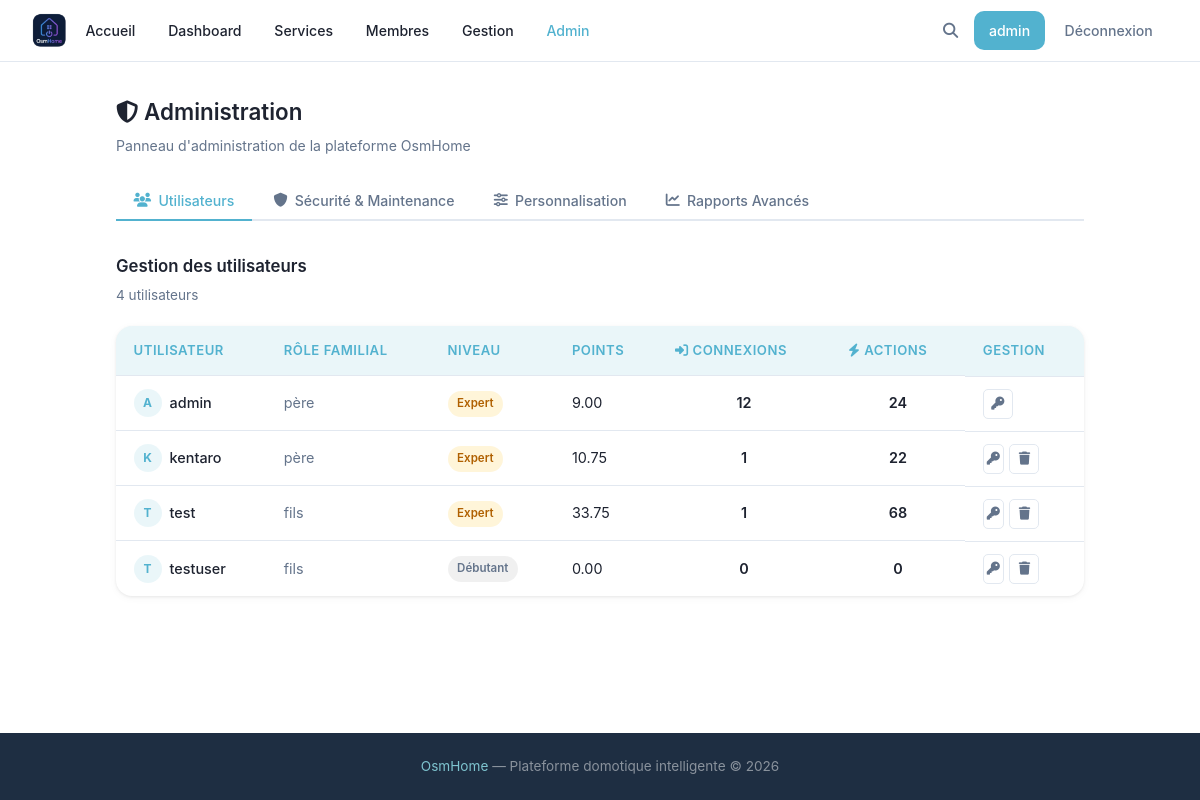
Before: /admin (signed in) with the older database file.
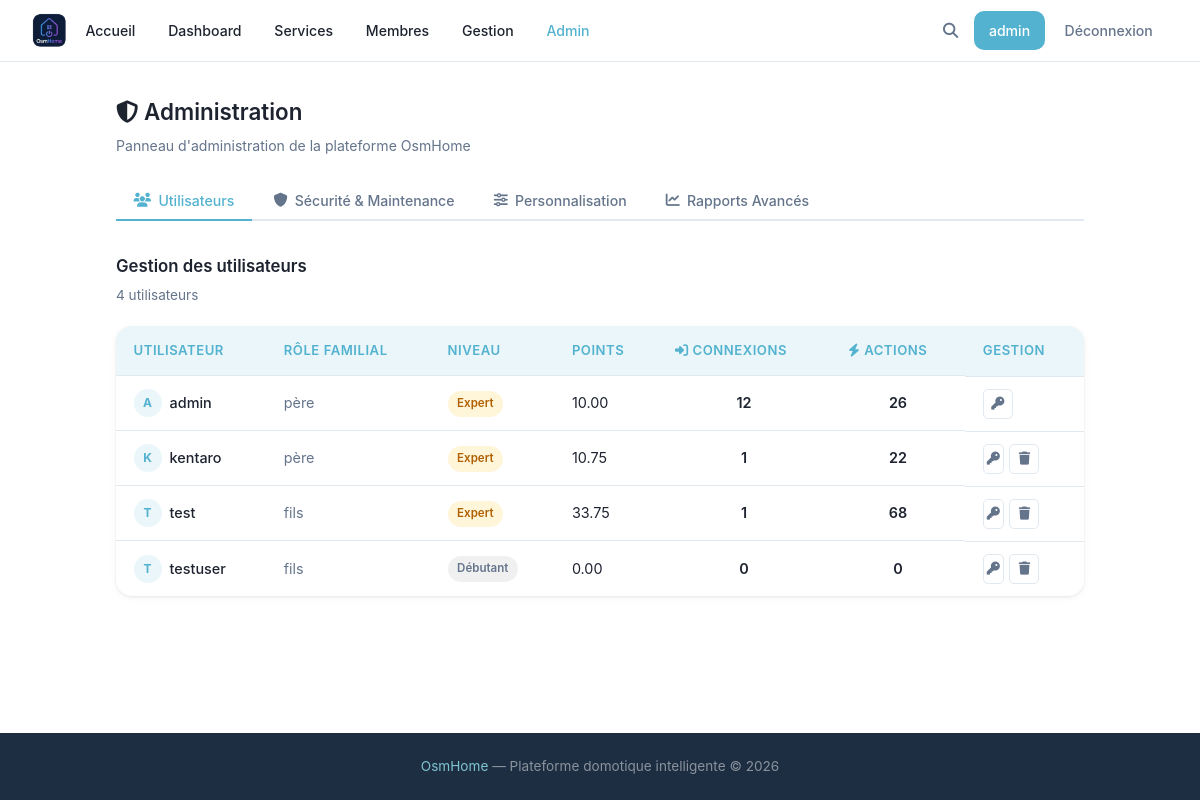
After: the same page with the newer database file.
### tables this page shows
CREATE TABLE users (
            id INTEGER PRIMARY KEY AUTOINCREMENT,
            username TEXT UNIQUE NOT NULL,
            password TEXT NOT NULL,
            lastname TEXT,
            firstname TEXT,
            age INTEGER,
            gender TEXT,
            birthdate TEXT,
            member_type TEXT,
            photo TEXT,
            level TEXT DEFAULT 'debutant',
            points REAL DEFAULT 0,
            email TEXT,
            email_verified INTEGER DEFAULT 0,
            role TEXT DEFAULT 'simple'
        , actions INTEGER DEFAULT 0, verification_token TEXT);

### main.py (the view)
@app.route('/admin')
def admin():
    if not _is_admin():
        flask.abort(403)
    stats        = utils.getAdminStats()
    pending_users = utils.getPendingUsers()
    reg_mode     = utils.getSetting('registration_mode', 'email')
    full_stats   = utils.getAdminFullStats()
    active_tab   = flask.request.args.get('tab', 'utilisateurs')
    saved        = flask.request.args.get('saved') == '1'
    return flask.render_template('admin.html',
        user=flask.session.get('username'),
        stats=stats,
        pending_users=pending_users,
        reg_mode=reg_mode,
        full_stats=full_stats,
        active_tab=active_tab,
        saved=saved,
    )

### main.py (called while the page is built)
@app.template_filter('level_label')
def level_label_filter(key: str) -> str:
    return _LEVEL_LABELS.get(key, key.capitalize())

def _is_admin() -> bool:
    if 'username' not in flask.session:
        return False
    u = utils.getUser(flask.session['username'])
    return bool(u and u['role'] == 'admin')

@app.context_processor
def inject_types():
    try:
        types = utils.getTypes()
    except Exception:
        types = []
    is_admin = False
    user_level = None
    if flask.session.get('username'):
        u = utils.getUser(flask.session['username'])
        is_admin = bool(u and u['role'] == 'admin')
        user_level = u['level'] if u else None
    return {'types': types, 'is_admin': is_admin, 'user_level': user_level}

### utils.py (called while the page is built)
def openDB() -> sqlite3.Connection:
    if 'db' not in flask.g:
        flask.g.db = sqlite3.connect(BASE)
        flask.g.db.row_factory = sqlite3.Row
    return flask.g.db

def closeDB(_ = None):
    db = flask.g.pop("db", None)
    if db is not None:
        db.close()

def getUser(username: str):
    db = openDB()
    return db.execute(
        'SELECT * FROM users WHERE username = ?',
        (username,)
    ).fetchone()

def getTypes() -> list:
    db = openDB()
    rows = db.execute('SELECT DISTINCT type FROM devices ORDER BY type').fetchall()
    return [row['type'] for row in rows]

def getAdminStats() -> list:
    db = openDB()
    return db.execute('''
        SELECT u.username, u.member_type, u.level, u.points, u.actions,
               COUNT(c.id) AS connection_count
        FROM users u
        LEFT JOIN connection_history c ON c.user_id = u.id
        GROUP BY u.id
        ORDER BY connection_count DESC
    ''').fetchall()

def getSetting(key: str, default: str = '') -> str:
    db = openDB()
    row = db.execute('SELECT value FROM settings WHERE key = ?', (key,)).fetchone()
    return row['value'] if row else default

def getPendingUsers() -> list:
    db = openDB()
    return db.execute(
        'SELECT username, email, lastname, firstname, member_type FROM users WHERE email_verified = 0 ORDER BY id DESC'
    ).fetchall()

### templates/admin.html (shortened to what this page needs)
{% extends 'base.html' %}
{% block extra_css %}
<link rel="stylesheet" href="{{ url_for('static', filename='css/members.css') }}">
<link rel="stylesheet" href="{{ url_for('static', filename='css/gestion.css') }}">
<link rel="stylesheet" href="{{ url_for('static', filename='css/admin.css') }}">
{% endblock %}
{% block content %}
<div class="admin-page">
    <div class="admin-hero">
        <div>
            <h2><i class="fa-solid fa-shield-halved"></i> Administration</h2>
            <p>Panneau d'administration de la plateforme OsmHome</p>
        </div>
    </div>
    <div class="admin-tabs">
        <button class="admin-tab {% if active_tab == 'utilisateurs' %}active{% endif %}" data-tab="utilisateurs">
            <i class="fa-solid fa-users"></i> Utilisateurs
        </button>
        <button class="admin-tab {% if active_tab == 'securite' %}active{% endif %}" data-tab="securite">
            <i class="fa-solid fa-shield"></i> Sécurité &amp; Maintenance
        </button>
        <button class="admin-tab {% if active_tab == 'personnalisation' %}active{% endif %}" data-tab="personnalisation">
            <i class="fa-solid fa-sliders"></i> Personnalisation
        </button>
        <button class="admin-tab {% if active_tab == 'rapports' %}active{% endif %}" data-tab="rapports">
            <i class="fa-solid fa-chart-line"></i> Rapports Avancés
        </button>
    </div>
    <div class="admin-tab-content {% if active_tab == 'utilisateurs' %}active{% endif %}" id="tab-utilisateurs">
        <div class="admin-section-header">
            <h3>Gestion des utilisateurs</h3>
            <p>{{ stats | length }} utilisateur{{ 's' if stats | length > 1 }}</p>
        </div>
        <div class="admin-table-wrap">
            <table class="admin-table">
                <thead>
                    <tr>
                        <th>Utilisateur</th>
                        <th>Rôle familial</th>
                        <th>Niveau</th>
                        <th>Points</th>
                        <th><i class="fa-solid fa-right-to-bracket"></i> Connexions</th>
                        <th><i class="fa-solid fa-bolt"></i> Actions</th>
                        <th>Gestion</th>
                    </tr>
                </thead>
                <tbody>
                    {% for s in stats %}
                    <tr>
                        <td>
                            <a href="/member/{{ s['username'] }}" class="admin-user-link">
                                <span class="member-avatar small">{{ s['username'][0] | upper }}</span>
                                {{ s['username'] }}
                            </a>
                        </td>
                        <td class="text-muted">{{ s['member_type'] or '—' }}</td>
                        <td><span class="level-badge level-{{ s['level'] }}">{{ s['level'] | level_label }}</span></td>
                        <td>{{ "%.2f"|format(s['points']) }}</td>
                        <td class="stat-num">{{ s['connection_count'] }}</td>
                        <td class="stat-num">{{ s['actions'] or 0 }}</td>
                        <td class="admin-actions">
                            <button class="btn-action btn-action--edit"
                                    onclick="openResetModal('{{ s['username'] }}')"
                                    title="Réinitialiser le mot de passe">
                                <i class="fa-solid fa-key"></i>
                            </button>
                            {% if s['username'] != user %}
                            <form action="/admin/delete/{{ s.username }}" method="post" style="display:inline"
                                  onsubmit="return confirm('Supprimer définitivement « {{ s.username }} » ?')">
                                <button class="btn-action btn-action--delete" title="Supprimer l'utilisateur">
                                    <i class="fa-solid fa-trash"></i>
                                </button>
                            </form>
                            {% endif %}
                        </td>
                    </tr>
                    {% endfor %}
                </tbody>
            </table>
        </div>
    </div>
                        {% set total_dev = full_stats.device_status.get('actif', 0) + full_stats.device_status.get('inactif', 0) %}
</div>
{% endblock %}

### templates/base.html (shortened to what this page needs)
<!DOCTYPE html>
<html lang="en">
<head>
    <link rel="stylesheet" href="{{ url_for('static', filename='css/style.css') }}">
    <link rel="stylesheet" href="https://cdnjs.cloudflare.com/ajax/libs/font-awesome/6.5.2/css/all.min.css">
    {% block extra_css %}{% endblock %}
</head>
<body>
    <header>
        <a href="/" class="logo">
            <img src="{{ url_for('static', filename='images/logo.png') }}" alt="OsmHome" class="logo-img">
        </a>
        <nav class="header-nav">
            <a href="/" class="btn-members">Accueil</a>
            {% if user %}
                <a href="/dashboard" class="btn-members">Dashboard</a>
                <a href="/services" class="btn-members">Services</a>
                <a href="/members" class="btn-members">Membres</a>
                {% if user_level in ('avance', 'expert') %}<a href="/gestion" class="btn-members">Gestion</a>{% endif %}
                {% if is_admin %}<a href="/admin" class="btn-admin">Admin</a>{% endif %}
            {% endif %}
        </nav>
        <div class="header-actions">
            <a href="/search" class="header-search-btn" aria-label="Rechercher">
                <i class="fa-solid fa-magnifying-glass"></i>
            </a>
            {% if user %}
                <a href="/profile" class="btn-profile">{{ user }}</a>
                <a href="/logout" class="btn-logout">Déconnexion</a>
            {% else %}
                <a href="/signup" class="btn-signup">Inscription</a>
                <a href="/login" class="btn-login">Connexion</a>
            {% endif %}
        </div>
    </header>
    <main>{% block content %}{% endblock %}</main>
    <footer>
        <span>OsmHome</span> — Plateforme domotique intelligente &copy; 2026
    </footer>
</body>
</html>

### static/css/style.css (style rules this page uses)
:root { --bg: #ffffff; --surface: #ffffff; --dark: #1e2330; --dark-2: #1c2131; --primary: #52B2CF; --primary-hover: #3d9ebc; --primary-light: rgba(82, 178, 207, 0.12); --accent-2: #7EC4CF; --accent-pink: #D4AFB9; --accent-lavender: #D1CFE2; --accent-powder: #9CADCE; --muted: #64748b; --white: #ffffff; --border: #e2e8f0; --shadow: 0 1px 3px rgba(0,0,0,.07), 0 2px 8px rgba(0,0,0,.04); --shadow-md: 0 4px 14px rgba(0,0,0,.09), 0 2px 6px rgba(0,0,0,.05); --radius: 10px; --radius-sm: 5px; --radius-lg: 16px; --danger: #ea4335; }
* { margin: 0; padding: 0; box-sizing: border-box; }
html { min-height: 100%; scroll-behavior: smooth; }
body { min-height: 100vh; display: flex; flex-direction: column; font-family: 'Google Sans', 'Inter', system-ui, -apple-system, BlinkMacSystemFont, 'Segoe UI', Roboto, sans-serif; background: var(--bg); color: var(--dark); line-height: 1.65; }
a { color: inherit; text-decoration: none; }
h1, h2, h3, h4, h5 { color: var(--dark); margin-bottom: 0.5rem; font-weight: 600; }
p { color: var(--muted); margin-bottom: 1rem; }
button, .btn { border: none; cursor: pointer; border-radius: var(--radius); padding: 0.6rem 1rem; font-weight: 500; font-size: 0.9rem; font-family: inherit; transition: background 0.2s, box-shadow 0.2s, transform 0.15s; }
form { width: 100%; }
.text-muted { color: var(--muted) !important; }
.level-badge { display: inline-block; padding: 0.22rem 0.6rem; border-radius: 999px; font-size: 0.72rem; font-weight: 600; white-space: nowrap; }
.level-debutant { background: rgba(0,0,0,0.06); color: var(--muted); }
.level-expert { background: rgba(251,188,4,0.15); color: #b06000; }
header { background: var(--surface); padding: 0 2rem; height: 62px; display: flex; align-items: center; gap: 0.25rem; position: sticky; top: 0; z-index: 100; border-bottom: 1px solid var(--border); }
.header-nav { display: flex; align-items: center; gap: 0.25rem; }
.header-actions { display: flex; align-items: center; gap: 0.25rem; margin-left: auto; }
.logo { font-size: 1.4rem; font-weight: 700; color: var(--primary); display: flex; align-items: center; }
.logo-img { height: 36px; object-fit: contain; }
.header-search-btn { width: 38px; height: 38px; border-radius: 50%; display: flex; align-items: center; justify-content: center; color: var(--muted); font-size: 0.95rem; transition: background 0.15s, color 0.15s; flex-shrink: 0; }
.btn-signup, .btn-login, .btn-profile, .btn-logout { display: inline-flex; align-items: center; justify-content: center; padding: 0.48rem 0.95rem; border-radius: var(--radius); font-weight: 500; font-size: 0.88rem; transition: background 0.15s, color 0.15s; white-space: nowrap; }
.btn-signup, .btn-profile { background: var(--primary); color: var(--white); }
.btn-login, .btn-logout { background: transparent; color: var(--muted); }
.btn-members { display: inline-flex; align-items: center; justify-content: center; padding: 0.48rem 0.9rem; border-radius: var(--radius); font-weight: 500; font-size: 0.88rem; transition: background 0.15s, color 0.15s; white-space: nowrap; background: transparent; color: var(--dark); }
.btn-admin { display: inline-flex; align-items: center; padding: 0.48rem 0.9rem; border-radius: var(--radius); font-weight: 500; font-size: 0.88rem; background: transparent; color: var(--primary); transition: background 0.15s; white-space: nowrap; }
main { flex: 1; }
footer { margin-top: 3rem; background: #1e2e42; color: rgba(255,255,255,0.48); text-align: center; padding: 1.4rem; font-size: 0.85rem; }
footer span { color: #7EC4CF; }

### static/css/members.css (style rules this page uses)
.member-avatar { width: 46px; height: 46px; border-radius: 50%; background: rgba(82,178,207,0.15); color: #52B2CF; display: flex; align-items: center; justify-content: center; font-size: 1.1rem; font-weight: 700; flex-shrink: 0; }
.member-avatar.small { width: 28px; height: 28px; min-width: 28px; font-size: 0.75rem; border-radius: 50%; background: var(--primary-light); color: var(--primary); display: inline-flex; align-items: center; justify-content: center; font-weight: 700; }

### static/css/gestion.css (style rules this page uses)
.btn-action { width: 30px; height: 30px; border-radius: var(--radius-sm); border: 1px solid var(--border); background: var(--surface); cursor: pointer; display: inline-flex; align-items: center; justify-content: center; font-size: 0.82rem; transition: background 0.15s, color 0.15s; color: var(--muted); padding: 0; }

Changed rows visible on the page:
changed users "admin": points "9.00" → "10.00"; actions "24" → "26"
